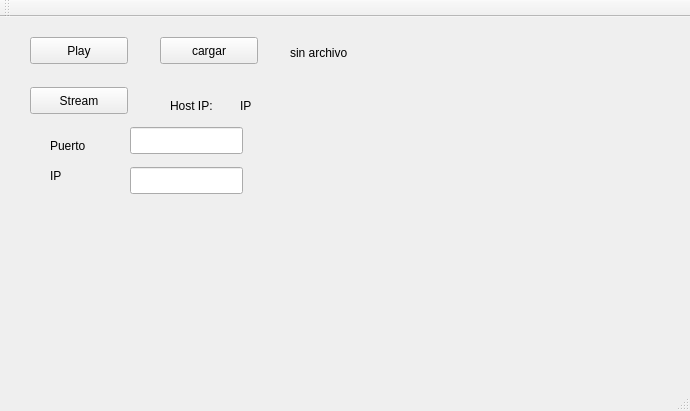
<?xml version="1.0" encoding="UTF-8"?>
<ui version="4.0">
 <class>MainWindow</class>
 <widget class="QMainWindow" name="MainWindow">
  <property name="geometry">
   <rect>
    <x>0</x>
    <y>0</y>
    <width>690</width>
    <height>411</height>
   </rect>
  </property>
  <property name="windowTitle">
   <string>MainWindow</string>
  </property>
  <widget class="QWidget" name="centralWidget">
   <widget class="QPushButton" name="playButton">
    <property name="geometry">
     <rect>
      <x>30</x>
      <y>20</y>
      <width>98</width>
      <height>27</height>
     </rect>
    </property>
    <property name="text">
     <string>Play</string>
    </property>
   </widget>
   <widget class="QPushButton" name="pushButton">
    <property name="geometry">
     <rect>
      <x>30</x>
      <y>70</y>
      <width>98</width>
      <height>27</height>
     </rect>
    </property>
    <property name="text">
     <string>Stream</string>
    </property>
   </widget>
   <widget class="QLineEdit" name="lineEdit">
    <property name="geometry">
     <rect>
      <x>130</x>
      <y>150</y>
      <width>113</width>
      <height>27</height>
     </rect>
    </property>
   </widget>
   <widget class="QLineEdit" name="lineEdit_2">
    <property name="geometry">
     <rect>
      <x>130</x>
      <y>110</y>
      <width>113</width>
      <height>27</height>
     </rect>
    </property>
   </widget>
   <widget class="QLabel" name="label">
    <property name="geometry">
     <rect>
      <x>170</x>
      <y>80</y>
      <width>66</width>
      <height>17</height>
     </rect>
    </property>
    <property name="text">
     <string>Host IP:</string>
    </property>
   </widget>
   <widget class="QLabel" name="ipLabel">
    <property name="geometry">
     <rect>
      <x>240</x>
      <y>80</y>
      <width>66</width>
      <height>17</height>
     </rect>
    </property>
    <property name="text">
     <string>IP</string>
    </property>
   </widget>
   <widget class="QLabel" name="label_3">
    <property name="geometry">
     <rect>
      <x>50</x>
      <y>120</y>
      <width>66</width>
      <height>17</height>
     </rect>
    </property>
    <property name="text">
     <string>Puerto</string>
    </property>
   </widget>
   <widget class="QLabel" name="label_4">
    <property name="geometry">
     <rect>
      <x>50</x>
      <y>150</y>
      <width>66</width>
      <height>17</height>
     </rect>
    </property>
    <property name="text">
     <string>IP</string>
    </property>
   </widget>
   <widget class="QPushButton" name="pushButton_2">
    <property name="geometry">
     <rect>
      <x>160</x>
      <y>20</y>
      <width>98</width>
      <height>27</height>
     </rect>
    </property>
    <property name="text">
     <string>cargar</string>
    </property>
   </widget>
   <widget class="QLabel" name="labelArchivo">
    <property name="geometry">
     <rect>
      <x>290</x>
      <y>20</y>
      <width>381</width>
      <height>31</height>
     </rect>
    </property>
    <property name="text">
     <string>sin archivo</string>
    </property>
   </widget>
  </widget>
  <widget class="QMenuBar" name="menuBar">
   <property name="geometry">
    <rect>
     <x>0</x>
     <y>0</y>
     <width>690</width>
     <height>25</height>
    </rect>
   </property>
  </widget>
  <widget class="QToolBar" name="mainToolBar">
   <attribute name="toolBarArea">
    <enum>TopToolBarArea</enum>
   </attribute>
   <attribute name="toolBarBreak">
    <bool>false</bool>
   </attribute>
  </widget>
  <widget class="QStatusBar" name="statusBar"/>
 </widget>
 <layoutdefault spacing="6" margin="11"/>
 <resources/>
 <connections>
  <connection>
   <sender>playButton</sender>
   <signal>clicked()</signal>
   <receiver>MainWindow</receiver>
   <slot>playButtonClick()</slot>
   <hints>
    <hint type="sourcelabel">
     <x>80</x>
     <y>77</y>
    </hint>
    <hint type="destinationlabel">
     <x>282</x>
     <y>69</y>
    </hint>
   </hints>
  </connection>
  <connection>
   <sender>pushButton_2</sender>
   <signal>clicked()</signal>
   <receiver>MainWindow</receiver>
   <slot>loadButtonClick()</slot>
   <hints>
    <hint type="sourcelabel">
     <x>210</x>
     <y>78</y>
    </hint>
    <hint type="destinationlabel">
     <x>342</x>
     <y>143</y>
    </hint>
   </hints>
  </connection>
 </connections>
 <slots>
  <slot>playButtonClick()</slot>
  <slot>loadButtonClick()</slot>
 </slots>
</ui>
